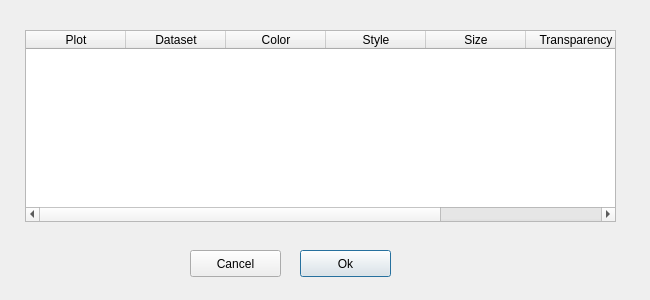
<?xml version="1.0" encoding="UTF-8"?>
<ui version="4.0">
 <class>dlg_plot_settings</class>
 <widget class="QDialog" name="dlg_plot_settings">
  <property name="geometry">
   <rect>
    <x>0</x>
    <y>0</y>
    <width>650</width>
    <height>300</height>
   </rect>
  </property>
  <property name="windowTitle">
   <string>Dialog</string>
  </property>
  <widget class="QPushButton" name="btn_ok">
   <property name="geometry">
    <rect>
     <x>300</x>
     <y>250</y>
     <width>91</width>
     <height>27</height>
    </rect>
   </property>
   <property name="text">
    <string>Ok</string>
   </property>
  </widget>
  <widget class="QPushButton" name="btn_cancel">
   <property name="geometry">
    <rect>
     <x>190</x>
     <y>250</y>
     <width>91</width>
     <height>27</height>
    </rect>
   </property>
   <property name="text">
    <string>Cancel</string>
   </property>
  </widget>
  <widget class="QTableWidget" name="tbl_plt_settings">
   <property name="geometry">
    <rect>
     <x>25</x>
     <y>30</y>
     <width>591</width>
     <height>192</height>
    </rect>
   </property>
   <column>
    <property name="text">
     <string>Plot</string>
    </property>
   </column>
   <column>
    <property name="text">
     <string>Dataset</string>
    </property>
   </column>
   <column>
    <property name="text">
     <string>Color</string>
    </property>
   </column>
   <column>
    <property name="text">
     <string>Style</string>
    </property>
   </column>
   <column>
    <property name="text">
     <string>Size</string>
    </property>
   </column>
   <column>
    <property name="text">
     <string>Transparency</string>
    </property>
   </column>
   <column>
    <property name="text">
     <string>Type</string>
    </property>
   </column>
  </widget>
 </widget>
 <resources/>
 <connections/>
</ui>
